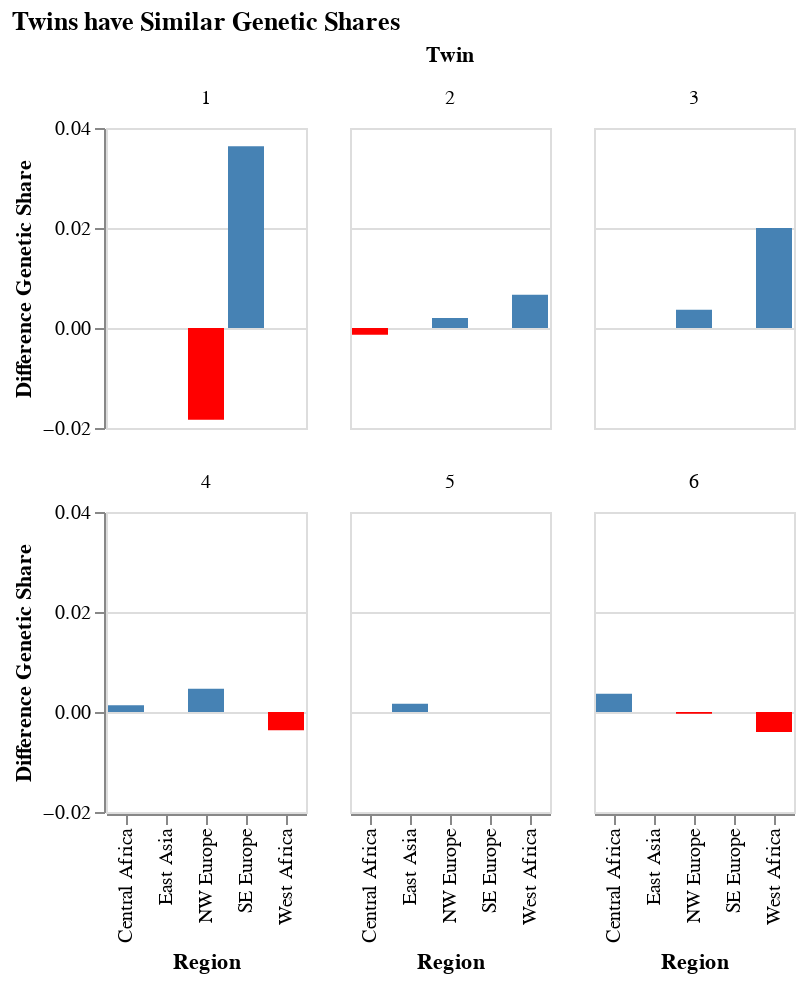

Notebook code cell kept with this figure:
### Markdown cell above
Comparing Twins

### Code cell
mean_genetic_share = twinData.groupby(['pair', 'id', 'region'])['genetic share'].mean().reset_index()
pivot_df = mean_genetic_share.pivot_table(index=['pair', 'region'], columns='id', values='genetic share')
pivot_df['difference'] = pivot_df['A'] - pivot_df['B']
diff_df = pivot_df.reset_index()
diff_df.columns = diff_df.columns.get_level_values(0)

chart = alt.Chart(diff_df).mark_bar().encode(
    x=alt.X('region:N', title='Region'),
    y=alt.Y('difference:Q', title='Difference Genetic Share'),
    color=alt.condition(
        alt.datum.difference > 0,
        alt.value("steelblue"),
        alt.value("red")
    ),
    tooltip=['pair:N', 'region:N', 'difference:Q']
).properties(
    width=alt.Step(20),
    height=150
).facet(
    facet=alt.Facet('pair:N', title="Twin"),
    columns=3
).properties(
    title=alt.TitleParams("Twins have Similar Genetic Shares")
)

chart.display()

### Figure 1 — Vega-Lite specification as saved in the notebook (floating-point values rounded to 4 significant figures)
{"config": {"view": {"continuousWidth": 300, "continuousHeight": 300}}, "data": {"name": "data-28dcf8e72920e3b78839a2fbe0a78951"}, "facet": {"field": "pair", "title": "Twin", "type": "nominal"}, "spec": {"mark": {"type": "bar"}, "encoding": {"color": {"condition": {"test": "(datum.difference > 0)", "value": "steelblue"}, "value": "red"}, "tooltip": [{"field": "pair", "type": "nominal"}, {"field": "region", "type": "nominal"}, {"field": "difference", "type": "quantitative"}], "x": {"field": "region", "title": "Region", "type": "nominal"}, "y": {"field": "difference", "title": "Difference Genetic Share", "type": "quantitative"}}, "height": 150, "width": {"step": 20}}, "columns": 3, "title": {"text": "Twins have Similar Genetic Shares"}, "$schema": "https://vega.github.io/schema/vega-lite/v5.16.3.json", "datasets": {"data-28dcf8e72920e3b78839a2fbe0a78951": [{"pair": 1, "region": "NW Europe", "A": 0.741, "B": 0.7593, "difference": -0.01833}, {"pair": 1, "region": "SE Europe", "A": 0.251, "B": 0.2147, "difference": 0.03633}, {"pair": 2, "region": "Central Africa", "A": 0.1387, "B": 0.14, "difference": -0.001333}, {"pair": 2, "region": "NW Europe", "A": 0.121, "B": 0.119, "difference": 0.002}, {"pair": 2, "region": "SE Europe", "A": 0.005333, "B": 0.005333, "difference": 0.0}, {"pair": 2, "region": "West Africa", "A": 0.7027, "B": 0.696, "difference": 0.006667}, {"pair": 3, "region": "NW Europe", "A": 0.9897, "B": 0.986, "difference": 0.003667}, {"pair": 3, "region": "West Africa", "A": 0.02667, "B": 0.006667, "difference": 0.02}, {"pair": 4, "region": "Central Africa", "A": 0.1407, "B": 0.1393, "difference": 0.001333}, {"pair": 4, "region": "East Asia", "A": null, "B": 0.009, "difference": null}, {"pair": 4, "region": "NW Europe", "A": 0.1123, "B": 0.1077, "difference": 0.004667}, {"pair": 4, "region": "SE Europe", "A": null, "B": 0.03433, "difference": null}, {"pair": 4, "region": "West Africa", "A": 0.688, "B": 0.6917, "difference": -0.003667}, {"pair": 5, "region": "East Asia", "A": 0.9927, "B": 0.991, "difference": 0.001667}, {"pair": 6, "region": "Central Africa", "A": 0.11, "B": 0.1063, "difference": 0.003667}, {"pair": 6, "region": "East Asia", "A": 0.005333, "B": 0.005333, "difference": 0.0}, {"pair": 6, "region": "NW Europe", "A": 0.242, "B": 0.2423, "difference": -0.0003333}, {"pair": 6, "region": "West Africa", "A": 0.622, "B": 0.626, "difference": -0.004}]}}
